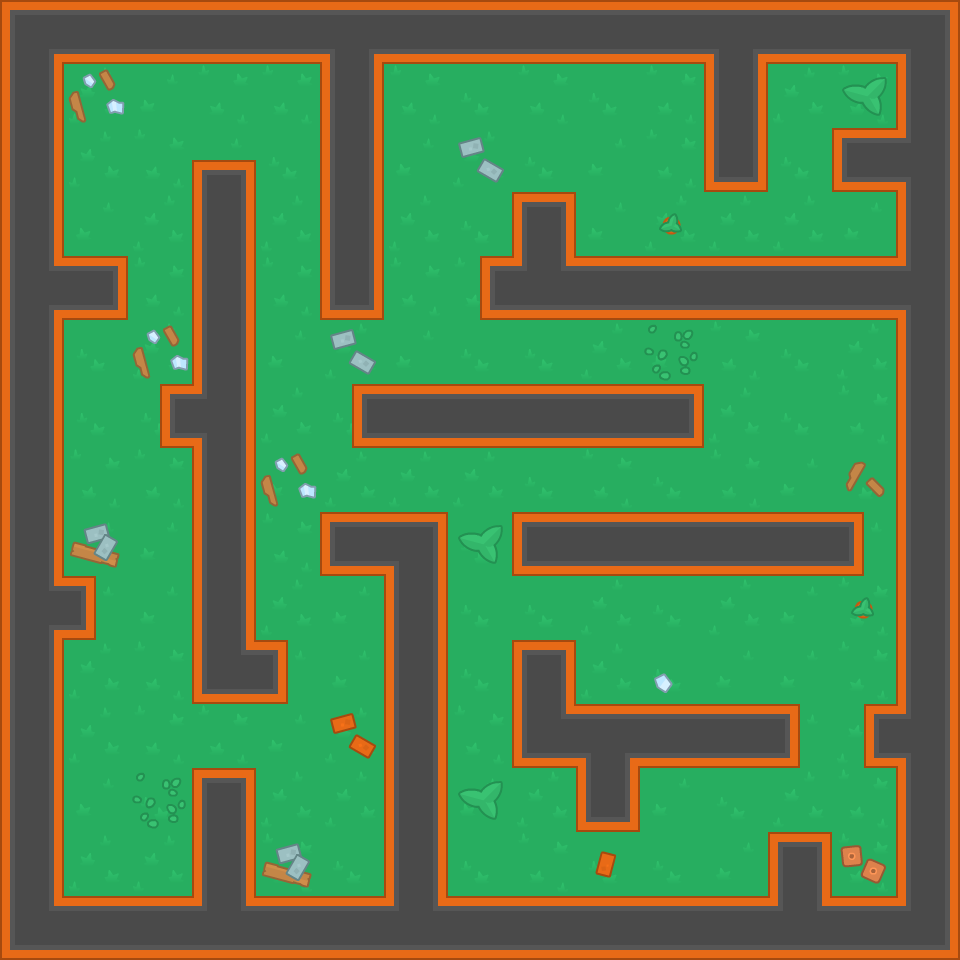

This game map was drawn from its Tiled (.tmx) file and the tilesets committed beside it. A one-line description and the full map source follow:
An orthogonal 15x15 tile map with 64x64 px tiles, 3 tile layers (floor, floor deco, walls) and 26 objects (24x wall, tank1, tank2).

<map version="1.1" tiledversion="2018.08.22" orientation="orthogonal" renderorder="right-down" width="15" height="15" tilewidth="64" tileheight="64" infinite="0" nextlayerid="5" nextobjectid="34">
 <tileset firstgid="1" source="kenney top down shooter.tsx" />
 <layer id="1" name="floor" width="15" height="15">
  <data encoding="csv">
3,4,2,1,3,1,1,4,2,1,1,4,3,4,1,
1,1,3,2,2,1,2,4,2,4,2,3,1,2,2,
3,1,2,3,4,1,3,1,4,3,2,1,4,1,1,
1,3,1,4,1,3,1,4,3,3,1,1,1,3,2,
2,3,2,1,2,4,2,2,2,1,4,2,1,4,2,
4,4,1,1,3,1,3,4,4,1,3,2,4,1,2,
4,4,4,3,1,4,4,2,1,3,3,1,4,2,1,
2,2,2,2,3,1,1,1,4,2,4,2,3,4,2,
2,3,3,2,2,3,2,4,2,3,2,4,2,3,3,
1,3,3,3,1,3,1,4,4,1,4,1,3,2,2,
3,1,2,4,3,3,1,4,1,1,4,3,3,2,2,
1,1,2,2,3,1,3,2,2,1,2,2,3,1,4,
2,3,4,1,1,1,3,3,1,3,3,4,1,2,2,
4,1,1,4,2,4,1,4,2,4,4,3,3,2,3,
2,2,1,1,4,3,3,3,4,3,3,4,4,3,1
</data>
 </layer>
 <layer id="2" name="floor deco" width="15" height="15">
  <data encoding="csv">
0,0,0,0,0,0,0,0,0,0,0,0,0,0,0,
0,293,0,0,0,0,0,0,0,0,0,0,0,210,0,
0,0,0,0,0,0,0,262,0,0,0,0,0,0,0,
0,0,0,0,0,0,0,0,0,0,240,0,0,0,0,
0,0,0,0,0,0,0,0,0,0,0,0,0,0,0,
0,0,293,0,0,262,0,0,0,0,213,0,0,0,0,
0,0,0,0,0,0,0,0,0,0,0,0,0,0,0,
0,0,0,0,293,0,0,0,0,0,0,0,0,266,0,
0,292,0,0,0,0,0,210,0,0,0,0,0,0,0,
0,0,0,0,0,0,0,0,0,0,0,0,0,240,0,
0,0,0,0,0,0,0,0,0,0,291,0,0,0,0,
0,0,0,0,0,289,0,0,0,0,0,0,0,0,0,
0,0,213,0,0,0,0,210,0,0,0,0,0,0,0,
0,0,0,0,292,0,0,0,0,290,0,0,0,242,0,
0,0,0,0,0,0,0,0,0,0,0,0,0,0,0
</data>
 </layer>
 <layer id="3" name="walls" width="15" height="15">
  <data encoding="csv">
109,111,111,111,111,112,111,111,111,111,111,112,111,111,110,
138,0,0,0,0,138,0,0,0,0,0,138,0,0,138,
138,0,0,251,0,138,0,0,0,0,0,115,0,142,140,
138,0,0,138,0,138,0,0,141,0,0,0,0,0,138,
139,114,0,138,0,115,0,252,113,111,111,111,111,111,140,
138,0,0,138,0,0,0,0,0,0,0,0,0,0,138,
138,0,252,140,0,252,111,111,111,111,114,0,0,0,138,
138,0,0,138,0,0,0,0,0,0,0,0,0,0,138,
138,0,0,138,0,142,110,0,142,111,111,111,111,224,138,
139,224,0,138,0,0,138,0,0,0,0,0,0,0,138,
138,0,0,136,224,0,138,0,141,0,0,0,0,0,138,
138,0,0,0,0,0,138,0,136,112,111,111,224,252,140,
138,0,0,141,0,0,138,0,0,115,0,0,0,0,138,
138,0,0,138,0,0,138,0,0,0,0,0,141,0,138,
136,111,111,113,111,111,113,111,111,111,111,111,113,111,137
</data>
 </layer>
 <objectgroup id="4" name="Obstackles">
  <object id="3" name="wall" x="480" y="256" width="480" height="64" />
  <object id="5" name="tank1" x="144" y="96" width="32" height="32" />
  <object id="6" name="tank2" x="704" y="816" width="32" height="32" />
  <object id="8" name="wall" x="0" y="896" width="960" height="64" />
  <object id="9" name="wall" x="0" y="0" width="960" height="64" />
  <object id="10" name="wall" x="0" y="0" width="64" height="960" />
  <object id="11" name="wall" x="896" y="0" width="64" height="960" />
  <object id="12" name="wall" x="320" y="64" width="64" height="256" />
  <object id="13" name="wall" x="192" y="160" width="64" height="544" />
  <object id="14" name="wall" x="352" y="384" width="352" height="64" />
  <object id="15" name="wall" x="512" y="512" width="352" height="64" />
  <object id="16" name="wall" x="512" y="704" width="288" height="64" />
  <object id="17" name="wall" x="384" y="512" width="64" height="384" />
  <object id="18" name="wall" x="192" y="768" width="64" height="128" />
  <object id="19" name="wall" x="704" y="64" width="64" height="128" />
  <object id="20" name="wall" x="832" y="128" width="64" height="64" />
  <object id="21" name="wall" x="512" y="640" width="64" height="64" />
  <object id="22" name="wall" x="768" y="832" width="64" height="64" />
  <object id="23" name="wall" x="864" y="704" width="32" height="64" />
  <object id="26" name="wall" x="512" y="192" width="64" height="64" />
  <object id="27" name="wall" x="64" y="256" width="64" height="64" />
  <object id="28" name="wall" x="160" y="384" width="32" height="64" />
  <object id="29" name="wall" x="64" y="576" width="32" height="64" />
  <object id="30" name="wall" x="256" y="640" width="32" height="64" />
  <object id="31" name="wall" x="320" y="512" width="64" height="64" />
  <object id="32" name="wall" x="576" y="768" width="64" height="64" />
 </objectgroup>
</map>
